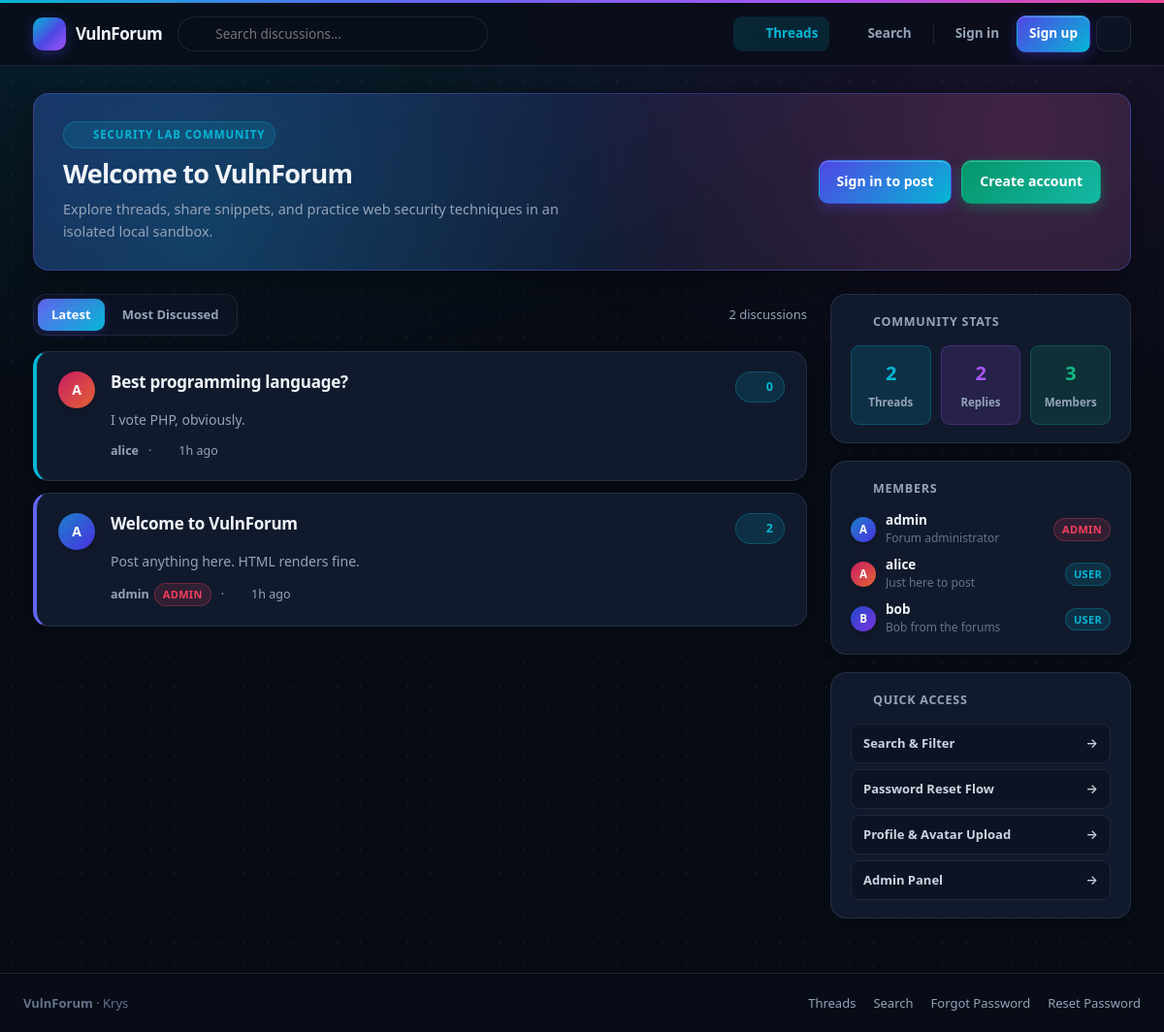
The page / on the database its author committed.
### tables this page shows
CREATE TABLE threads (
  id INT AUTO_INCREMENT PRIMARY KEY,
  user_id INT,
  title VARCHAR(200),
  body TEXT,                           
  created_at TIMESTAMP DEFAULT CURRENT_TIMESTAMP,
  FOREIGN KEY (user_id) REFERENCES users(id)
);

CREATE TABLE users (
  id INT AUTO_INCREMENT PRIMARY KEY,
  username VARCHAR(50) UNIQUE NOT NULL,
  email VARCHAR(100) UNIQUE NOT NULL,
  password VARCHAR(100) NOT NULL,      
  role VARCHAR(20) DEFAULT 'user',
  reset_token VARCHAR(50),
  bio TEXT,
  avatar VARCHAR(255) DEFAULT NULL,
  created_at TIMESTAMP DEFAULT CURRENT_TIMESTAMP
);

### public/index.php (called while the page is built, shortened)
<?php
require_once __DIR__ . '/includes/auth.php';
$page = $_GET['page'] ?? 'pages/home';
include __DIR__ . '/includes/header.php';
include $page . '.php';
include __DIR__ . '/includes/footer.php';

### public/includes/auth.php (called while the page is built, shortened)
<?php
require_once __DIR__ . '/db.php';
function current_user() {
    return $_SESSION['user'] ?? null;
}

### public/includes/db.php (called while the page is built, shortened)
<?php
function db_conn() {
    $conn = new mysqli(DB_HOST, DB_USER, DB_PASS, DB_NAME);
    return $conn;
}
function db_raw_query($sql) {
    $conn = db_conn();
    $result = $conn->query($sql);
    return $result;
}

### public/pages/home.php (the view, shortened to what this page needs)
<?php
$sort = ($_GET['sort'] ?? 'latest') === 'discussed' ? 'discussed' : 'latest';
$orderClause = $sort === 'discussed'
    ? 'reply_count DESC, threads.id DESC'
    : 'threads.id DESC';
$result = db_raw_query("
    SELECT threads.*, users.username, users.role AS author_role, users.avatar AS author_avatar,
           COUNT(replies.id) AS reply_count
    FROM threads
    JOIN users ON threads.user_id = users.id
    LEFT JOIN replies ON replies.thread_id = threads.id
    GROUP BY threads.id, users.username, users.role, users.avatar
    ORDER BY $orderClause
");
$statsRow = db_raw_query("
    SELECT
      (SELECT COUNT(*) FROM threads) AS thread_count,
      (SELECT COUNT(*) FROM replies) AS reply_count,
      (SELECT COUNT(*) FROM users) AS user_count
")->fetch_assoc();
$members = db_raw_query("SELECT username, role, bio, avatar FROM users ORDER BY id ASC LIMIT 6");
?>
<section class="hero-banner">
  <div>
    <div class="hero-eyebrow">
      <?= vf_icon('bolt', 14) ?>
      <span>Security Lab Community</span>
    </div>
    <h1>Welcome to VulnForum</h1>
    <p>Explore threads, share snippets, and practice web security techniques in an isolated local sandbox.</p>
  </div>
  <div class="hero-actions">
    <?php if (current_user()): ?>
      <a href="/?page=pages/new_thread" class="btn btn-primary">
        <?= vf_icon('plus', 16) ?>
        <span>New Thread</span>
      </a>
    <?php else: ?>
      <a href="/?page=pages/login" class="btn btn-primary">Sign in to post</a>
      <a href="/?page=pages/register" class="btn btn-accent">Create account</a>
    <?php endif; ?>
  </div>
</section>
<div class="forum-grid">
  <section>
    <div class="toolbar">
      <div class="pill-tabs" role="tablist">
        <a href="/?page=pages/home&sort=latest" class="<?= $sort === 'latest' ? 'active' : '' ?>">Latest</a>
        <a href="/?page=pages/home&sort=discussed" class="<?= $sort === 'discussed' ? 'active' : '' ?>">Most Discussed</a>
      </div>
      <span style="font-size: 13px; color: var(--text-muted);">
        <?= (int)$statsRow['thread_count'] ?> discussions
      </span>
    </div>
    <div class="thread-list">
      <?php if ($result && $result->num_rows > 0): ?>
        <?php while ($t = $result->fetch_assoc()): ?>
          <article class="thread-card">
            <?= vf_avatar($t['username'], '', $t['author_avatar'] ?? null) ?>
            <div class="thread-card-body">
              <div class="thread-card-top">
                <a class="thread-title" href="/?page=pages/thread&id=<?= $t['id'] ?>">
                  <?= htmlspecialchars($t['title']) ?>
                </a>
                <div style="display: inline-flex; align-items: center; gap: 8px; flex-shrink: 0;">
                  <a class="reply-pill" href="/?page=pages/thread&id=<?= $t['id'] ?>" title="Replies">
                    <?= vf_icon('message', 14) ?>
                    <span><?= (int)$t['reply_count'] ?></span>
                  </a>
                </div>
              </div>
              <p class="thread-snippet"><?= htmlspecialchars(vf_excerpt($t['body'])) ?></p>
              <div class="thread-meta">
                <span class="meta-item">
                  <strong><?= htmlspecialchars($t['username']) ?></strong>
                  <?php if (($t['author_role'] ?? '') === 'admin'): ?>
                    <span class="badge badge-admin">Admin</span>
                  <?php endif; ?>
                </span>
                <?php if (!empty($t['created_at'])): ?>
                  <span>&middot;</span>
                  <span class="meta-item">
                    <?= vf_icon('clock', 13) ?>
                    <span><?= vf_format_date($t['created_at']) ?></span>
                  </span>
                <?php endif; ?>
              </div>
            </div>
          </article>
        <?php endwhile; ?>
      <?php else: ?>
        <div class="empty-state">No threads yet. Start the first discussion!</div>
      <?php endif; ?>
    </div>
  </section>
  <aside class="sidebar">
    <div class="widget">
      <h2 class="widget-title">
        <?= vf_icon('chart', 15) ?>
        <span>Community Stats</span>
      </h2>
      <div class="stats-mini-grid">
        <div class="stat-mini">
          <span class="stat-mini-val"><?= (int)$statsRow['thread_count'] ?></span>
          <span class="stat-mini-label">Threads</span>
        </div>
        <div class="stat-mini">
          <span class="stat-mini-val"><?= (int)$statsRow['reply_count'] ?></span>
          <span class="stat-mini-label">Replies</span>
        </div>
        <div class="stat-mini">
          <span class="stat-mini-val"><?= (int)$statsRow['user_count'] ?></span>
          <span class="stat-mini-label">Members</span>
        </div>
      </div>
    </div>
    <div class="widget">
      <h2 class="widget-title">
        <?= vf_icon('users', 15) ?>
        <span>Members</span>
      </h2>
      <div class="member-list">
        <?php while ($m = $members->fetch_assoc()): ?>
          <div class="member-row">
            <?= vf_avatar($m['username'], 'sm', $m['avatar'] ?? null) ?>
            <div class="member-info">
              <span class="member-name"><?= htmlspecialchars($m['username']) ?></span>
              <?php if (!empty($m['bio'])): ?>
                <span class="member-bio"><?= htmlspecialchars($m['bio']) ?></span>
              <?php endif; ?>
            </div>
            <span class="badge <?= $m['role'] === 'admin' ? 'badge-admin' : 'badge-user' ?>">
              <?= htmlspecialchars($m['role']) ?>
            </span>
          </div>
        <?php endwhile; ?>
      </div>
    </div>
    <div class="widget">
      <h2 class="widget-title">
        <?= vf_icon('link', 15) ?>
        <span>Quick Access</span>
      </h2>
      <div class="quick-links">
        <a href="/?page=pages/search"><span>Search &amp; Filter</span><span>&rarr;</span></a>
        <a href="/?page=pages/forgot_password"><span>Password Reset Flow</span><span>&rarr;</span></a>
        <a href="/?page=pages/profile"><span>Profile &amp; Avatar Upload</span><span>&rarr;</span></a>
        <a href="/admin/users.php"><span>Admin Panel</span><span>&rarr;</span></a>
      </div>
    </div>
  </aside>
</div>

### public/includes/ui.php (shortened to what this page needs)
<?php
function vf_avatar_hue(string $name): int {
    return abs(crc32(strtolower($name))) % 360;
}
function vf_avatar(string $name, string $size = '', ?string $avatar = null): string {
    $cls = 'avatar' . ($size !== '' ? ' avatar-' . $size : '');
    $hue = vf_avatar_hue($name);
    $hue2 = ($hue + 42) % 360;
    $initial = htmlspecialchars(strtoupper(substr($name !== '' ? $name : '?', 0, 1)));
    return '<span class="' . $cls . '" aria-hidden="true" style="--av-h1:' . $hue . ';--av-h2:' . $hue2 . ';">' . $initial . '</span>';
}
function vf_format_date(?string $ts): string {
    $time = strtotime($ts);
    $diff = time() - $time;
    if ($diff >= 3600 && $diff < 86400) return floor($diff / 3600) . 'h ago';
    return date('M j, Y', $time);
}
function vf_excerpt(?string $html, int $limit = 140): string {
    $plain = trim(preg_replace('/\s+/', ' ', strip_tags((string)$html)));
    if (strlen($plain) <= $limit) return $plain;
    return substr($plain, 0, $limit) . '...';
}
function vf_icon(string $name, int $size = 16, string $extraClass = '', string $extraStyle = ''): string {
    $inner = $paths[$name] ?? $paths['bolt'];
    $cls = trim('icon ' . $extraClass);
    $style = "width:{$size}px;height:{$size}px;flex-shrink:0;" . $extraStyle;
    return '<svg width="' . $size . '" height="' . $size . '" viewBox="0 0 24 24" fill="none" stroke="currentColor" stroke-width="2" stroke-linecap="round" stroke-linejoin="round" class="' . htmlspecialchars($cls) . '" style="' . htmlspecialchars($style) . '" aria-hidden="true">' . $inner . '</svg>';
}

### rows shown on the page
threads: user.username "A", title "Best programming language?", $size 14 (drawn), reply_count "0", body "I vote PHP, obviously.", user.username "alice", created_at "1h ago"
threads: user.username "A", title "Welcome to VulnForum", $size 14 (drawn), reply_count "2", body "Post anything here. HTML renders fine.", user.username "admin", shows "ADMIN", created_at "1h ago"
users: username "A", username "admin", bio "Forum administrator", role "ADMIN"
users: username "A", username "alice", bio "Just here to post", role "USER"
users: username "B", username "bob", bio "Bob from the forums", role "USER"

### other values the page prints
$statsRow['thread_count'] "2"
$statsRow['reply_count'] "2"
$statsRow['user_count'] "3"
